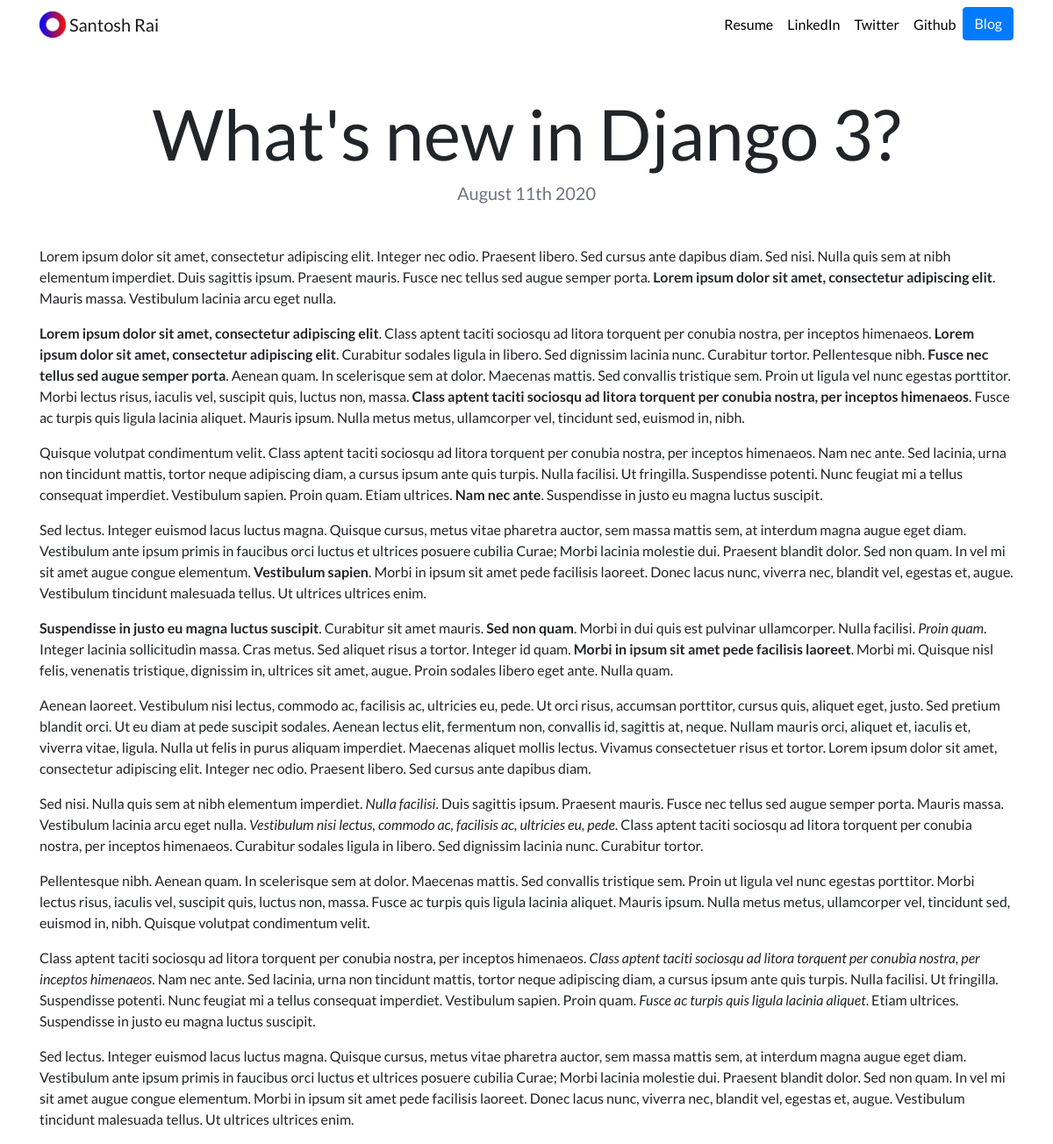
Page /blog/3 on the committed database.
### blog/models.py (models this page shows, shortened)
class Blog(models.Model):
    title = models.CharField(max_length=200)
    description = models.TextField()
    date = models.DateField()

### blog/views.py (the view)
# urls.py: path('<int:blog_id>', views.detail, name='detail'),
def detail(request, blog_id):
    blog = get_object_or_404(Blog, pk=blog_id)
    return render(request, 'blog/detail.html', {'blog':blog})

### blog/templates/blog/detail.html
{% extends "portfolio/base.html" %}
{% load static %}
{% block content %}
<h1 class="text-center mt-5" id="blogdetailtitle">{{ blog.title }}</h1>
<h5 class="text-center text-muted mb-5">{{ blog.date|date:'F jS Y' }}</h5>
{{ blog.description|safe }}
{% endblock %}

### portfolio/static/portfolio/custom.css (style rules this page uses)
body { font-family: 'Lato', sans-serif; }
@media (min-width: 992px) { #blogdetailtitle { font-size: 5rem; } }

### rows in the picture
Blog: title "What's new in Django 3?", date "August 11th 2020", description "Lorem ipsum dolor sit amet, consectetur adipiscing elit. Integer nec odio. Praesent libero. Sed cursus ante dapibus diam. Sed nisi. Nulla quis sem at nibh elementum imperdiet. Duis sagittis ipsum. Praesent mauris. Fusce nec tellus sed augue semper porta. Lorem ipsum dolor sit amet, consectetur adipiscing elit . Mauris massa. Vestibulum lacinia arcu eget nulla. Lorem ipsum dolor sit amet, consectetur adipiscing elit . Class aptent taciti sociosqu ad litora torquent per conubia nostra, per inceptos himenaeos. Lorem ipsum dolor sit amet, consectetur adipiscing elit . Curabitur sodales ligula in libero. Sed dignissim lacinia nunc. Curabitur tortor. Pellentesque nibh. Fusce nec tellus sed augue…"
